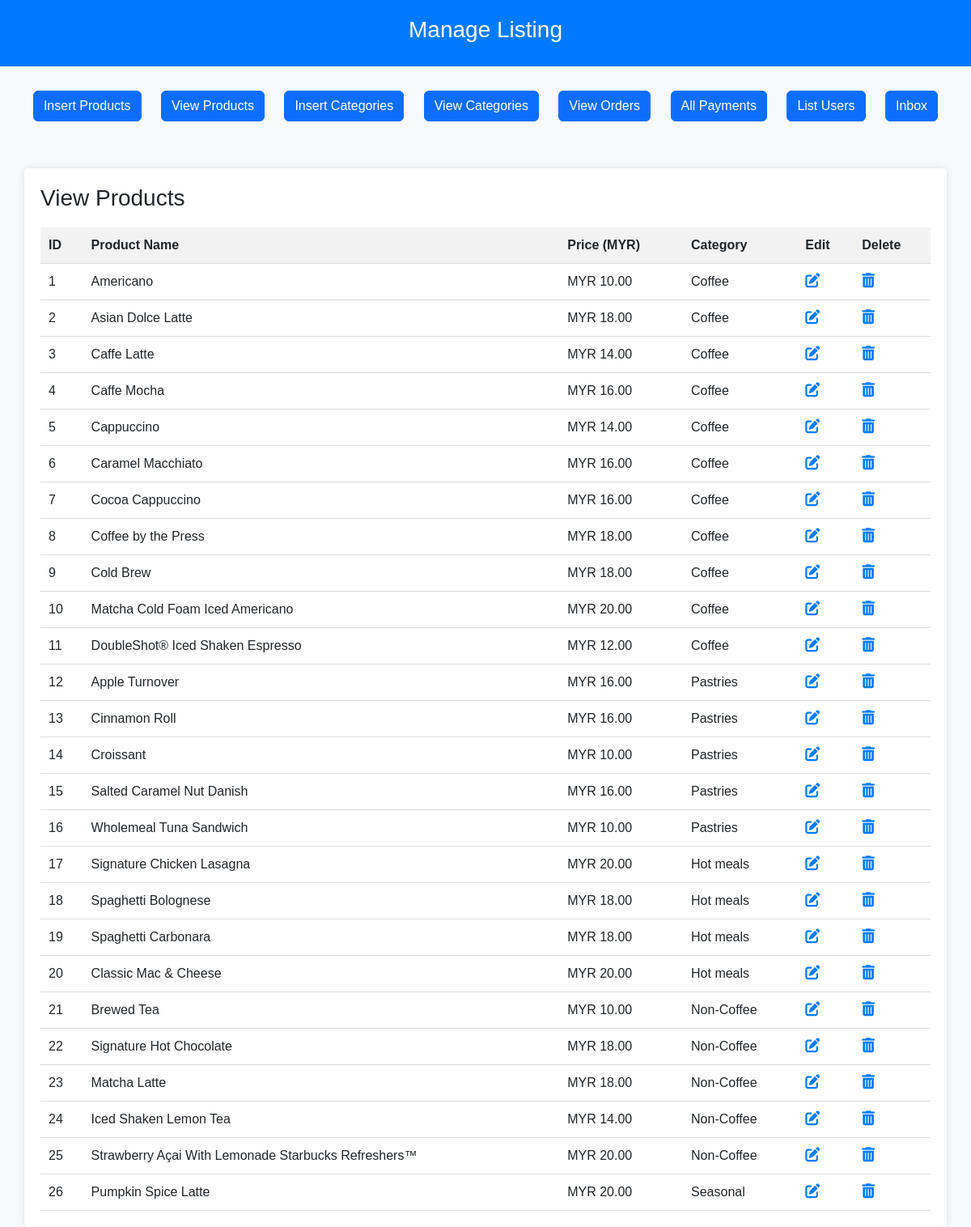
/admin/index.php?view_products, run on an earlier commit of the app's database.
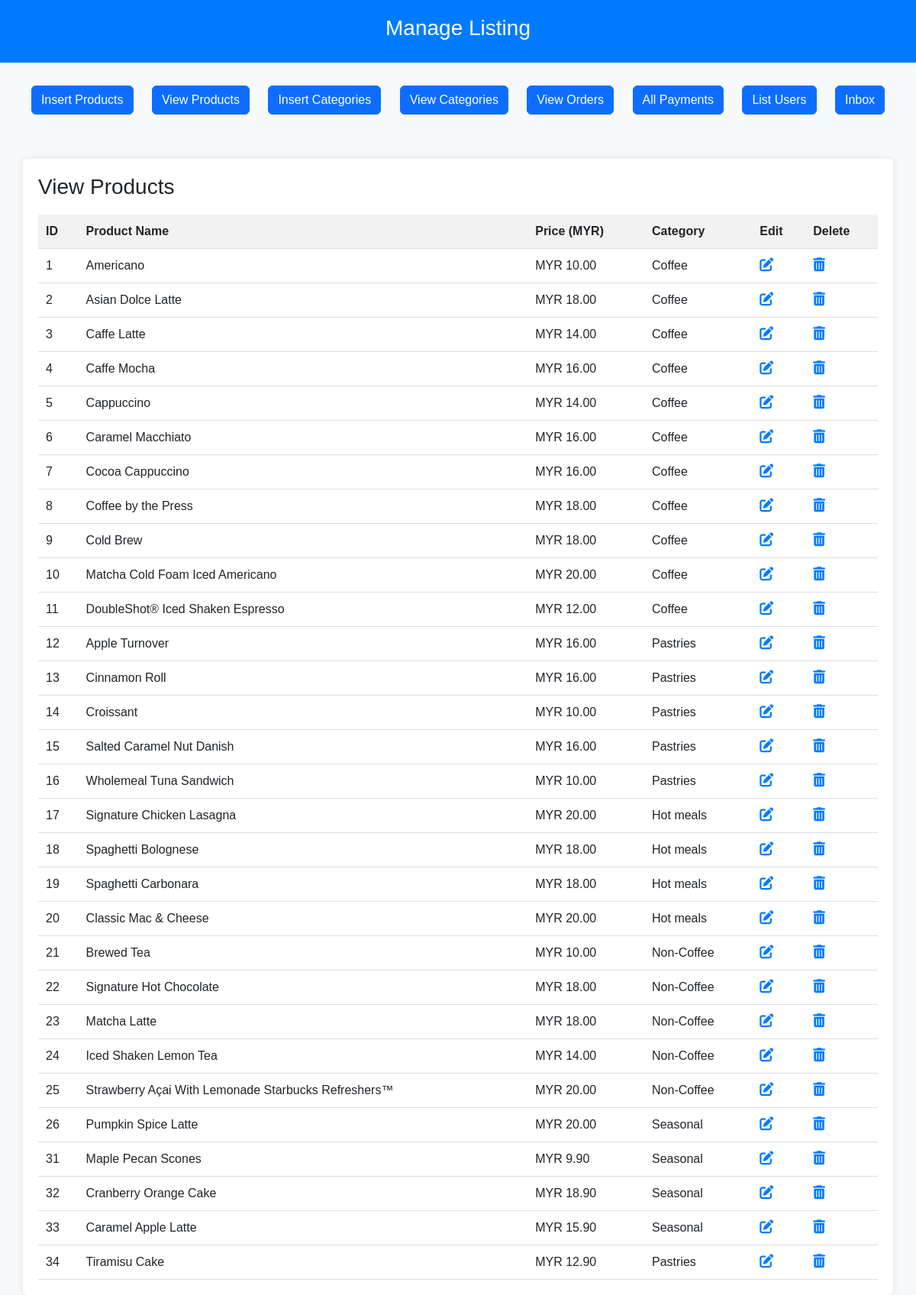
And on a later commit of the database.
### tables this page shows
CREATE TABLE `products` (
  `product_id` int(11) NOT NULL,
  `product_title` varchar(100) NOT NULL,
  `product_description` text NOT NULL,
  `category_id` int(11) NOT NULL,
  `product_image` varchar(255) NOT NULL,
  `product_price` decimal(10,2) NOT NULL
);

CREATE TABLE `categories` (
  `category_id` int(11) NOT NULL,
  `category_title` varchar(100) NOT NULL
);

### admin/view_products.php (the view, shortened to what this page needs)
<?php
include('../include/connect.php');
$select_query = "SELECT p.product_id, p.product_title, p.product_price, c.category_title FROM products p JOIN categories c ON p.category_id = c.category_id";
$result = mysqli_query($con, $select_query);
?>
<!DOCTYPE html>
<html lang="en">
<head>
    <link rel="stylesheet" href="https://cdnjs.cloudflare.com/ajax/libs/font-awesome/6.0.0/css/all.min.css">
</head>
<body>
    <h3>View Products</h3>
    <table>
        <tr>
            <th>ID</th>
            <th>Product Name</th>
            <th>Price (MYR)</th>
            <th>Category</th>
            <th>Edit</th>
            <th>Delete</th>
        </tr>
        <?php
        while ($row = mysqli_fetch_assoc($result)) {
            echo "<tr>";
            echo "<td>" . $row['product_id'] . "</td>";
            echo "<td>" . $row['product_title'] . "</td>";
            echo "<td>MYR " . number_format($row['product_price'], 2) . "</td>";
            echo "<td>" . $row['category_title'] . "</td>";
            echo "<td><a href='edit_product.php?id=" . $row['product_id'] . "'><i class='fas fa-edit icon'></i></a></td>";
            echo "<td><a href='delete_product.php?id=" . $row['product_id'] . "' onclick='return confirm(\"Are you sure you want to delete this product?\")'><i class='fas fa-trash-alt icon'></i></a></td>";
            echo "</tr>";
        }
        ?>
    </table>
</body>
</html>

### admin/index.php (shortened to what this page needs)
<!DOCTYPE html>
<html lang="en">
<head>
    <link href="https://cdn.jsdelivr.net/npm/bootstrap@5.3.3/dist/css/bootstrap.min.css" rel="stylesheet">
</head>
<body>
    <div class="header">
        <h3>Manage Listing</h3>
    </div>
    <div class="button-container">
        <a href="index.php?insert_product" class="btn btn-primary">Insert Products</a>
        <a href="index.php?view_products" class="btn btn-primary">View Products</a>
        <a href="index.php?insert_category" class="btn btn-primary">Insert Categories</a>
        <a href="index.php?view_categories" class="btn btn-primary">View Categories</a>
        <a href="index.php?view_orders" class="btn btn-primary">View Orders</a>
        <a href="index.php?all_payments" class="btn btn-primary">All Payments</a>
        <a href="index.php?user_list" class="btn btn-primary">List Users</a>
        <a href="index.php?inbox" class="btn btn-primary">Inbox</a>
    </div>
    <div class="container mt-5">
        <?php
        if(isset($_GET['view_products'])){
            include('view_products.php');
        }
        ?>
    </div>
</body>
</html>

### admin/index.php (style rules this page uses)
body { background-color: #f8f9fa; font-family: Arial, sans-serif; }
.header { background-color: #007bff; color: #fff; padding: 20px 0; text-align: center; }
.button-container { text-align: center; margin-top: 20px; }
.button-container .btn { margin: 10px; }
.container { margin-top: 30px; padding: 20px; background-color: #fff; border-radius: 5px; box-shadow: 0 0 10px rgba(0, 0, 0, 0.1); }

### admin/view_products.php (style rules this page uses)
table { width: 100%; border-collapse: collapse; margin-top: 20px; }
th, td { padding: 10px; text-align: left; border-bottom: 1px solid #ddd; }
th { background-color: #f2f2f2; }
.icon { font-size: 18px; color: #007bff; margin-right: 5px; cursor: pointer; }

What changed in the data, as far as the page shows it:
added products: product_id "31", product_title "Maple Pecan Scones", product_price "9.90", category.category_title "Seasonal"
added products: product_id "32", product_title "Cranberry Orange Cake", product_price "18.90", category.category_title "Seasonal"
added products: product_id "33", product_title "Caramel Apple Latte", product_price "15.90", category.category_title "Seasonal"
added products: product_id "34", product_title "Tiramisu Cake", product_price "12.90", category.category_title "Pastries"
